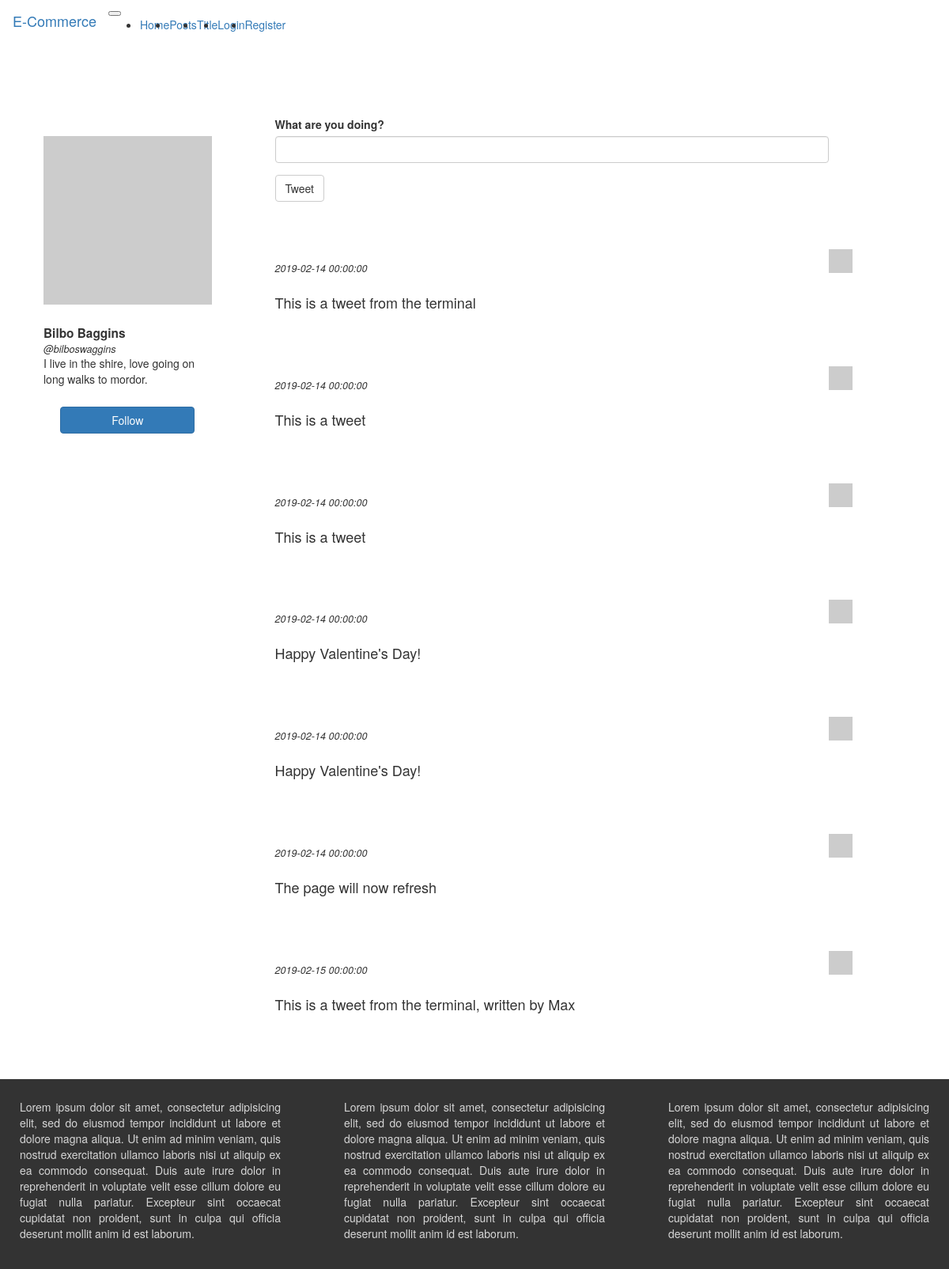
The page /posts on the database its author committed.
### app/models.py (models this page shows)
class Post(db.Model):
    post_id = db.Column(db.Integer, primary_key=True)
    user_id = db.Column(db.Integer, db.ForeignKey('user.id'))
    tweet = db.Column(db.String(140))
    date_posted = db.Column(db.DateTime, default=datetime.now().date())

### app/routes.py (the view)
@app.route('/posts', methods=['GET', 'POST'])
def posts():
    form = PostForm()
    if form.validate_on_submit():
        tweet = form.tweet.data
        post = Post(tweet=tweet)
        db.session.add(post)
        db.session.commit()
        return redirect(url_for('posts'))
    tweets = Post.query.all()
    return render_template('posts.html', title='Posts', form=form, tweets=tweets)

### app/forms.py
class PostForm(FlaskForm):
    tweet = StringField('What are you doing? ', validators=[DataRequired()])
    submit = SubmitField('Tweet')

### app/templates/posts.html (shortened to what this page needs)
{% extends 'base.html' %}
{% import 'bootstrap/wtf.html' as wtf %}
{% block app_content %}
  <div class="container top-margin-lg">
    <div class="row">
      <div class="col-md-3">
        <div class="card">
          <div class="card-img-top">
            <img src="http://placehold.it/250x250" alt="Profile Image" class="product-img">
          </div>
          <div class="card-title">Bilbo Baggins</div>
          <div class="card-subtitle">@bilboswaggins</div>
          <div class="card-text">
            <p>I live in the shire, love going on long walks to mordor.</p>
          </div>
          <button class="btn btn-primary">Follow</button>
        </div>
      </div>
      <div class="col-md-8 offset-md-1">
        <div class="row">
          <div class="col-md-12">
            <div class="card">
              {{ wtf.quick_form(form) }}
            </div>
          </div>
        </div>
        {% for post in tweets %}
          <div class="row top-margin-sm">
            <div class="col-md-12">
              <div class="card">
                <img src="http://placehold.it/30x30" alt="Profile Image" class="prof_pic">
                <p class="card-subtitle">{{ post.date_posted }}</p>
                <h4>{{ post.tweet }}</h4>
              </div>
            </div>
          </div>
        {% endfor %}
      </div>
    </div>
  </div>
{% endblock %}

### app/templates/base.html (shortened to what this page needs)
{% extends 'bootstrap/base.html' %}
{% block styles %}
  {{ super() }}
  <link rel="stylesheet" href="../static/css/main.css">
{% endblock %}
{% block navbar %}
<div class="row">
  <div class="col-md-12">
    <nav class="navbar navbar-expand-lg navbar-dark bg-dark">
      <a class="navbar-brand" href="{{ url_for('index') }}">E-Commerce</a>
      <button class="navbar-toggler" type="button" data-toggle="collapse" data-target="#navbarSupportedContent" aria-controls="navbarSupportedContent" aria-expanded="false" aria-label="Toggle navigation">
      </button>
      <div class="collapse navbar-collapse" id="navbarSupportedContent">
        <ul class="navbar-nav mr-auto">
          {% if title == 'Home' %}
          <li class="nav-item active">
          {% else %}
          <li class="nav-item">
          {% endif %}
            <a class="nav-link" href="{{ url_for('index') }}">Home <span class="sr-only">(current)</span></a>
          </li>
          {% if title == 'Posts' %}
          <li class="nav-item active">
          {% else %}
          <li class="nav-item">
          {% endif %}
            <a class="nav-link" href="{{ url_for('posts') }}">Posts</a>
          </li>
          {% if title == 'Title' %}
          <li class="nav-item active">
          {% else %}
          <li class="nav-item">
          {% endif %}
            <a class="nav-link" href="{{ url_for('title') }}">Title</a>
          </li>
          {% if title == 'Login' %}
          <li class="nav-item active">
          {% else %}
          <li class="nav-item">
          {% endif %}
            <a class="nav-link" href="{{ url_for('login') }}">Login</a>
          </li>
          {% if title == 'Register' %}
          <li class="nav-item active">
          {% else %}
          <li class="nav-item">
          {% endif %}
            <a class="nav-link" href="{{ url_for('register') }}">Register</a>
          </li>
        </ul>
      </div>
    </nav>
  </div>
</div>
{% endblock %}
{% block content %}
  {% block app_content %}{% endblock %}
  <footer>
    <div class="row top-margin-lg">
      <div class="col-md-4">
        <p>Lorem ipsum dolor sit amet, consectetur adipisicing elit, sed do eiusmod tempor incididunt ut labore et dolore magna aliqua. Ut enim ad minim veniam, quis nostrud exercitation ullamco laboris nisi ut aliquip ex ea commodo consequat. Duis aute irure dolor in reprehenderit in voluptate velit esse cillum dolore eu fugiat nulla pariatur. Excepteur sint occaecat cupidatat non proident, sunt in culpa qui officia deserunt mollit anim id est laborum.</p>
      </div>
      <div class="col-md-4">
        <p>Lorem ipsum dolor sit amet, consectetur adipisicing elit, sed do eiusmod tempor incididunt ut labore et dolore magna aliqua. Ut enim ad minim veniam, quis nostrud exercitation ullamco laboris nisi ut aliquip ex ea commodo consequat. Duis aute irure dolor in reprehenderit in voluptate velit esse cillum dolore eu fugiat nulla pariatur. Excepteur sint occaecat cupidatat non proident, sunt in culpa qui officia deserunt mollit anim id est laborum.</p>
      </div>
      <div class="col-md-4">
        <p>Lorem ipsum dolor sit amet, consectetur adipisicing elit, sed do eiusmod tempor incididunt ut labore et dolore magna aliqua. Ut enim ad minim veniam, quis nostrud exercitation ullamco laboris nisi ut aliquip ex ea commodo consequat. Duis aute irure dolor in reprehenderit in voluptate velit esse cillum dolore eu fugiat nulla pariatur. Excepteur sint occaecat cupidatat non proident, sunt in culpa qui officia deserunt mollit anim id est laborum.</p>
      </div>
    </div>
  </footer>
{% endblock %}

### app/static/css/main.css (style rules this page uses)
body { overflow-x: hidden; }
.top-margin-lg { margin-top: 50px; }
.top-margin-sm { margin-top: 25px; }
.card { padding: 25px; }
.product-img { display: block; margin: 25px auto; width: 100%; }
.card-title { font-weight: bold; font-size: 110%; }
.card-subtitle { font-style: italic; font-size: 90%; }
.card>button { display: block; margin: 25px auto; width: 80%; }
.prof_pic { width: 30px; height: 30px; margin-bottom: 10px; float: right; position: absolute; top: 10px; right: 10px; }
.card>h4 { padding-top: 15px; }
footer { background-color: rgba(0, 0, 0, 0.8); }
footer p { color: rgba(255, 255, 255, 0.8); padding: 25px; text-align: justify; }

### rows shown on the page
Post: date_posted "2019-02-14 00:00:00", tweet "This is a tweet from the terminal"
Post: date_posted "2019-02-14 00:00:00", tweet "This is a tweet"
Post: date_posted "2019-02-14 00:00:00", tweet "This is a tweet"
Post: date_posted "2019-02-14 00:00:00", tweet "Happy Valentine's Day!"
Post: date_posted "2019-02-14 00:00:00", tweet "Happy Valentine's Day!"
Post: date_posted "2019-02-14 00:00:00", tweet "The page will now refresh"
Post: date_posted "2019-02-15 00:00:00", tweet "This is a tweet from the terminal, written by Max"
